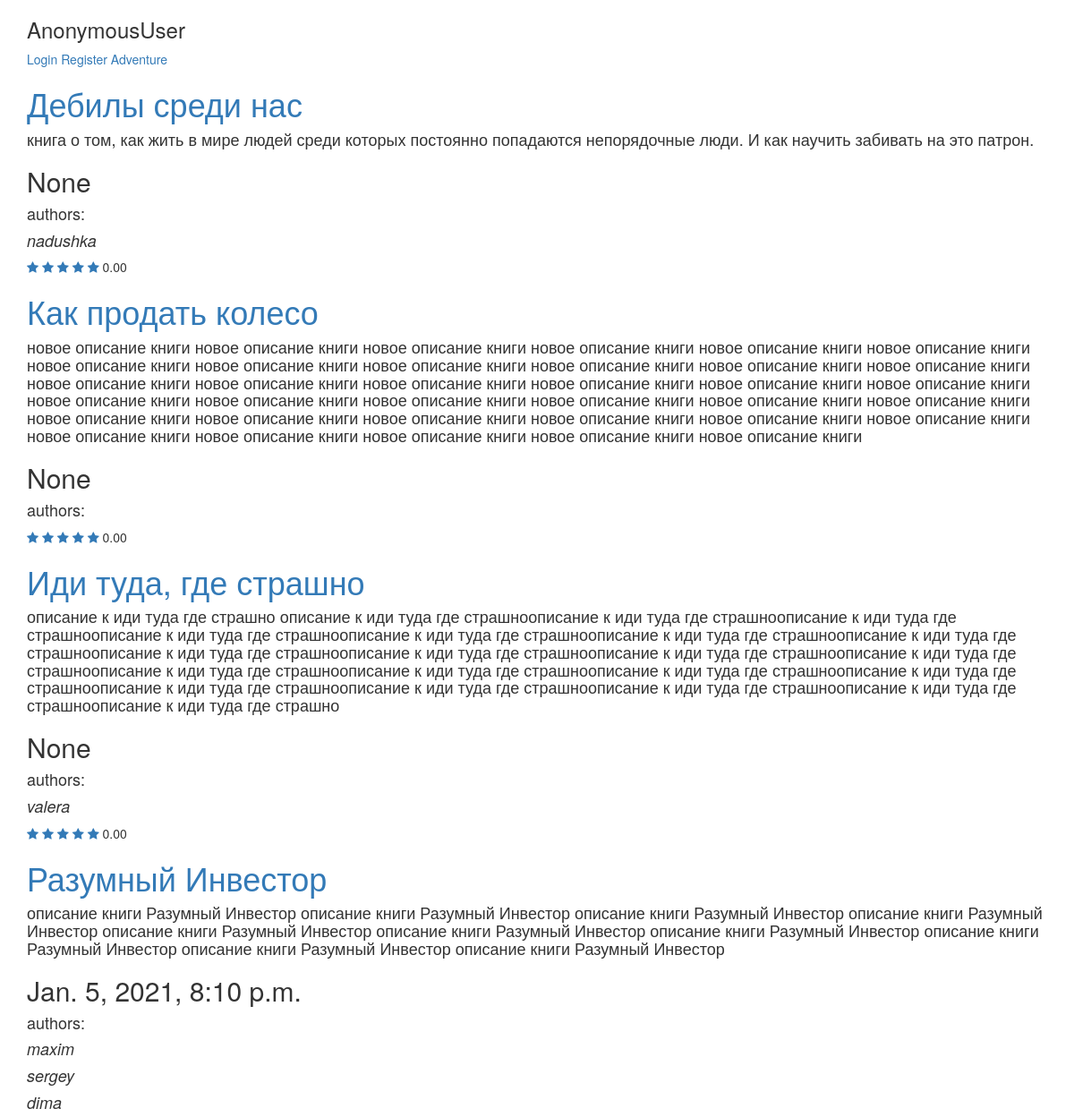
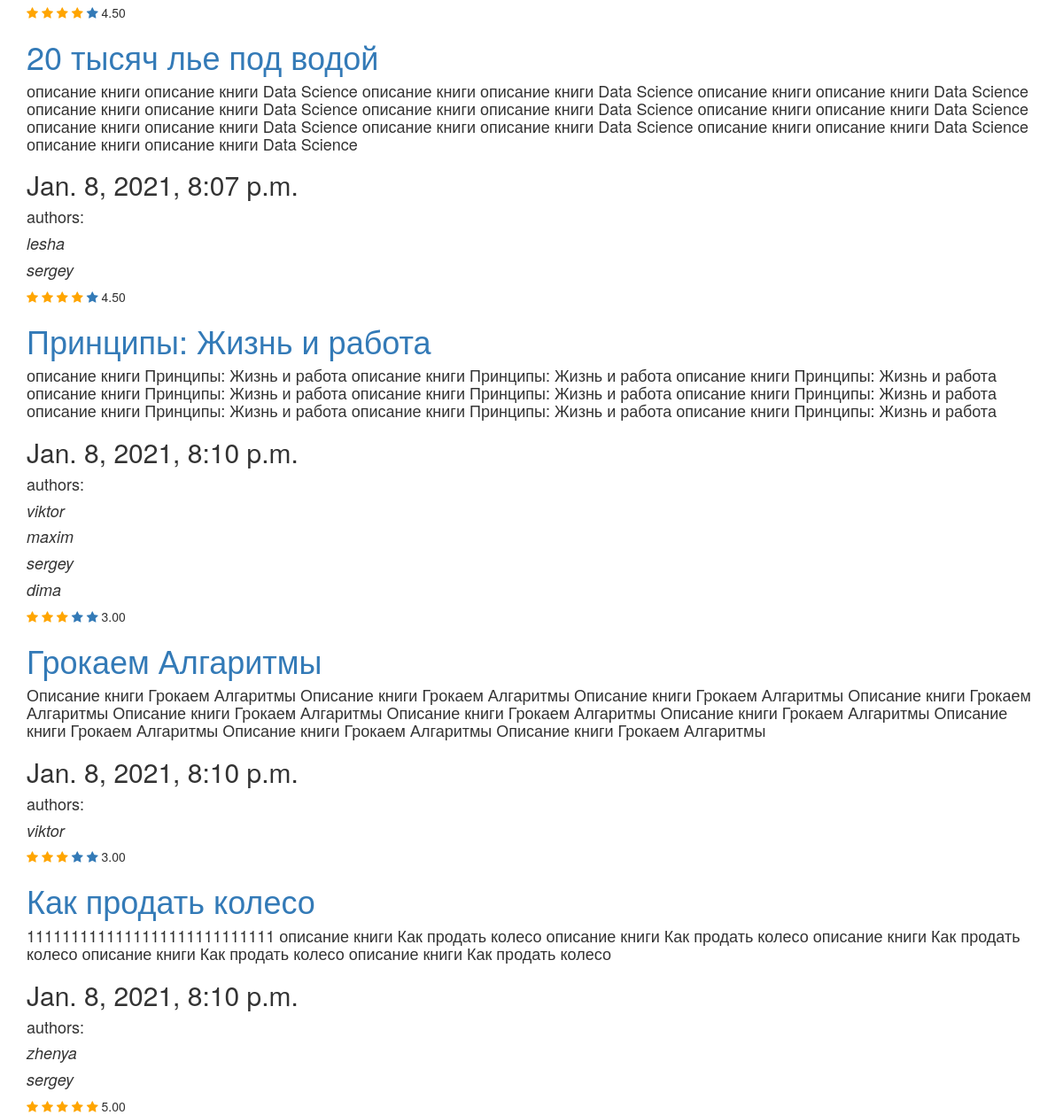
The app's page /shop/ with its own data (2 pictures, top to bottom).
### manager/models.py (models this page shows, shortened)
class Book(models.Model):
    title = models.CharField(max_length=250)
    date = models.DateTimeField(verbose_name='date-time', auto_now=False, null=True)
    authors = models.ManyToManyField(User, related_name='books')
    description = models.TextField(verbose_name='описание', null=True)
    likes = models.PositiveIntegerField(default=0)
    genres = models.CharField(max_length=50, verbose_name='жанр', null=True)
    rate = models.DecimalField(max_digits=3, decimal_places=2, default=0.0)
    users_counted_stars = models.PositiveIntegerField(default=0, verbose_name='counted_stars')
    count_users = models.PositiveIntegerField(default=0, verbose_name='counted_users')
    slug = models.SlugField(null=True, unique=True)

### manager/views.py (the view)
# urls.py: path('', MyPage.as_view(), name='the-main-page'),
class MyPage(View):
    def get(self, request):
        context = {}
        books = Book.objects.prefetch_related("authors").order_by("date")
        if request.user.is_authenticated:
            is_owner = Exists(User.objects.filter(books=OuterRef('pk'), id=request.user.id))
            books = books.annotate(is_owner=is_owner)
        context['books'] = books
        context['range'] = range(1, 6)
        context['form'] = BookForm()
        return render(request, 'index.html', context)

### manager/templates/index.html (shortened to what this page needs)
<!DOCTYPE html>
<html lang="en">
<head>
    <link rel="stylesheet" href="https://maxcdn.bootstrapcdn.com/bootstrap/3.4.1/css/bootstrap.min.css">
    <link rel="stylesheet" href="https://cdnjs.cloudflare.com/ajax/libs/font-awesome/4.7.0/css/font-awesome.min.css">
</head>
<body>
<div class="container">
<h3>{{ user }}</h3>
{% if not request.user.is_authenticated %}
<a href="{% url 'login' %}"> Login </a>
<a href="{% url 'register' %}"> Register </a>
{% endif %}
<a href = "{% url 'genre_page' genre='Adventure' %}"> Adventure </a>
{% for b in books %}
    <a href="{% url 'book-detail-page' slug=b.slug %}"><h1>{{ b.title }}</h1></a>
    <h4> {{ b.description}} </h4>
    <h2>{{ b.date }}</h2>
    <h4> authors: </h4>
        {% for i in b.authors.all %}
            <h4><i> {{ i }}</i></h4>
            {% endfor %}
    {% for i in range %}
        {% if b.rate >= i %}
        <a href="{% url 'add_rating' slug=b.slug rate=i %}">
        <span class="fa fa-star checked"></span>
        </a>
        {% else %}
        <a href="{% url 'add_rating' slug=b.slug rate=i  %}">
        <span class="fa fa-star" href="{% url 'add_rating' rate=i slug=b.slug %}"></span>
        </a>
        {% endif %}
    {% endfor %}
     {{ b.rate }}
    <br>
{% endfor %}
</div>
</body>
</html>

### manager/templates/index.html (style rules this page uses)
.checked { color: orange; }

### records on screen
Book: title "Дебилы среди нас", description "книга о том, как жить в мире людей среди которых постоянно попадаются непорядочные люди. И как научить забивать на это патрон.", date "None", rate "0.00"
Book: title "Как продать колесо", description "новое описание книги новое описание книги новое описание книги новое описание книги новое описание книги новое описание книги новое описание книги новое описание книги новое описание книги новое описание книги новое описание книги новое описание книги новое описание книги новое описание книги новое описание книги новое описание книги новое описание книги новое описание книги новое описание книги новое описание книги новое описание книги новое описание книги новое описание книги новое описание книги новое описание книги новое описание книги новое описание книги новое описание книги новое описание книги новое описание книги новое описание книги новое описание книги новое описание книги новое…", date "None", rate "0.00"
Book: title "Иди туда, где страшно", description "описание к иди туда где страшно описание к иди туда где страшноописание к иди туда где страшноописание к иди туда где страшноописание к иди туда где страшноописание к иди туда где страшноописание к иди туда где страшноописание к иди туда где страшноописание к иди туда где страшноописание к иди туда где страшноописание к иди туда где страшноописание к иди туда где страшноописание к иди туда где страшноописание к иди туда где страшноописание к иди туда где страшноописание к иди туда где страшноописание к иди туда где страшноописание к иди туда где страшноописание к иди туда где страшноописание к иди туда где страшноописание к иди туда где страшно", date "None", rate "0.00"
Book: title "Разумный Инвестор", description "описание книги Разумный Инвестор описание книги Разумный Инвестор описание книги Разумный Инвестор описание книги Разумный Инвестор описание книги Разумный Инвестор описание книги Разумный Инвестор описание книги Разумный Инвестор описание книги Разумный Инвестор описание книги Разумный Инвестор описание книги Разумный Инвестор", date "Jan. 5, 2021, 8:10 p.m.", rate "4.50"
Book: title "20 тысяч лье под водой", description "описание книги описание книги Data Science описание книги описание книги Data Science описание книги описание книги Data Science описание книги описание книги Data Science описание книги описание книги Data Science описание книги описание книги Data Science описание книги описание книги Data Science описание книги описание книги Data Science описание книги описание книги Data Science описание книги описание книги Data Science", date "Jan. 8, 2021, 8:07 p.m.", rate "4.50"
Book: title "Принципы: Жизнь и работа", description "описание книги Принципы: Жизнь и работа описание книги Принципы: Жизнь и работа описание книги Принципы: Жизнь и работа описание книги Принципы: Жизнь и работа описание книги Принципы: Жизнь и работа описание книги Принципы: Жизнь и работа описание книги Принципы: Жизнь и работа описание книги Принципы: Жизнь и работа описание книги Принципы: Жизнь и работа", date "Jan. 8, 2021, 8:10 p.m.", rate "3.00"
Book: title "Грокаем Алгаритмы", description "Описание книги Грокаем Алгаритмы Описание книги Грокаем Алгаритмы Описание книги Грокаем Алгаритмы Описание книги Грокаем Алгаритмы Описание книги Грокаем Алгаритмы Описание книги Грокаем Алгаритмы Описание книги Грокаем Алгаритмы Описание книги Грокаем Алгаритмы Описание книги Грокаем Алгаритмы Описание книги Грокаем Алгаритмы", date "Jan. 8, 2021, 8:10 p.m.", rate "3.00"
Book: title "Как продать колесо", description "1111111111111111111111111111 описание книги Как продать колесо описание книги Как продать колесо описание книги Как продать колесо описание книги Как продать колесо описание книги Как продать колесо", date "Jan. 8, 2021, 8:10 p.m.", rate "5.00"

### other values on screen
{{ user }} "AnonymousUser"
{{ i }} "nadushka"
{{ i }} "valera"
{{ i }} "maxim"
{{ i }} "sergey"
{{ i }} "dima"
{{ i }} "lesha"
{{ i }} "viktor"
{{ i }} "zhenya"
